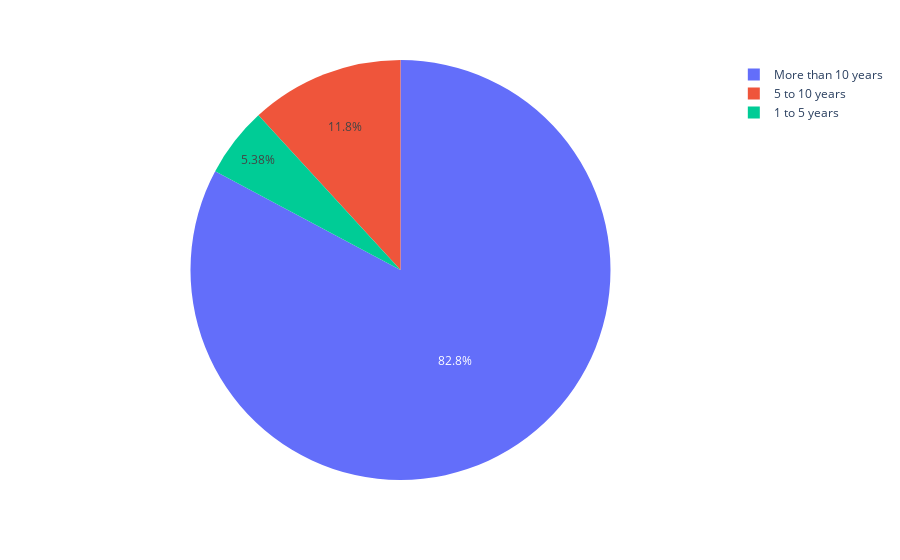

The cell this chart's notebook holds for it:
### Code cell
# Plot a pie chart using Plotly
fig = px.pie(value_counts, names='Value', values='Count')
fig.show()

### Figure 1 — Plotly figure (JSON) as saved in the notebook; plotly's stock layout.template omitted (floating-point values rounded to 4 significant figures)
{"data": [{"domain": {"x": [0, 1], "y": [0, 1]}, "hovertemplate": "Value=%{label}<br>Count=%{value}<extra></extra>", "labels": ["More than 10 years", "5 to 10 years", "1 to 5 years"], "legendgroup": "", "name": "", "showlegend": true, "type": "pie", "values": [77, 11, 5]}], "layout": {"autosize": true, "legend": {"tracegroupgap": 0}, "margin": {"t": 60}}}
